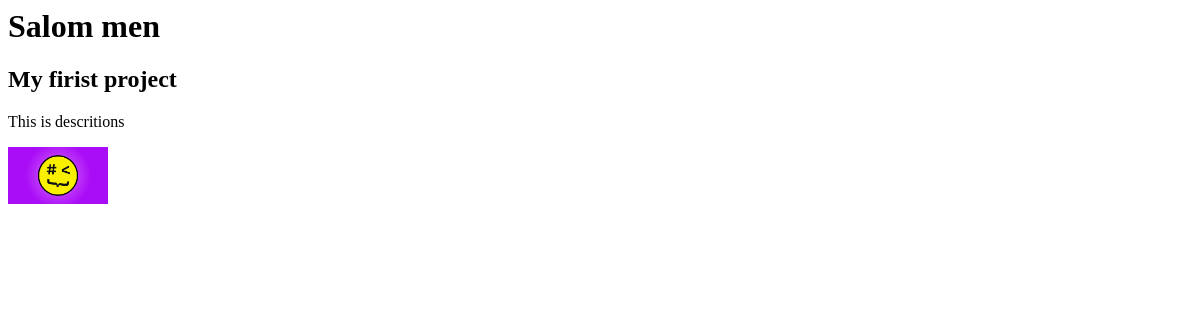
/portfolio/, run on an earlier commit of the app's database.
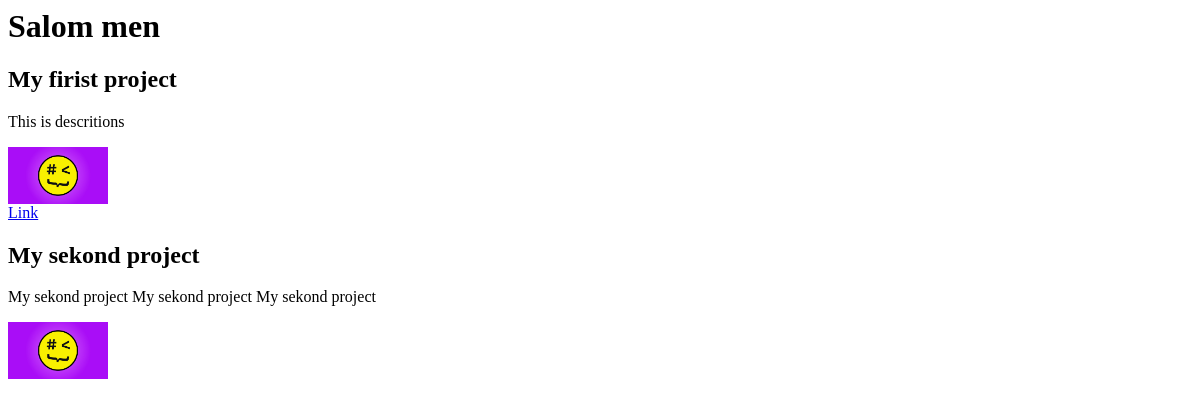
And on a later commit of the database.
### portfolio/models.py (models this page shows, shortened)
class Project(models.Model):
    title = models.CharField(max_length=100)
    description = models.CharField(max_length=250)
    image = models.ImageField(upload_to='portfolio/images/')
    url = models.URLField(blank=True)

### portfolio/views.py (the view)
# urls.py: path('', home, name = 'home')
def home(request):
    projects = Project.objects.all()
    return render(request, 'portfolio/home.html', {'projects': projects})

### portfolio/templates/portfolio/home.html (shortened to what this page needs)
<h1>Salom men</h1>
{% for project in projects %}
    <h2>{{ project.title }}</h2>
    <p>{{ project.description }}</p>
    <img src='{{ project.image.url }}' width="100">
    {% if project.url %}
        <a href='{{project.url}}'>Link</a>
    {% endif %}
{% endfor %}

What changed in the data, as far as the page shows it:
changed Project "My firist project": now shows "Link"
added Project: title "My sekond project", description "My sekond project My sekond project My sekond project", image (picture)
